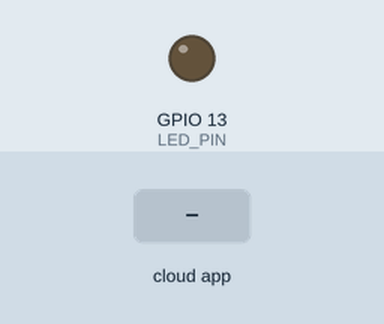
Simulated run of this sketch. Board: ESP32. On the bench: output pins drawn as LEDs (lit = HIGH). Inputs (shaded band) come from the test bench. The ROS host is connected and sends only what is stated.

Above: at 3.2 s.
3.3 s: the phone or cloud app sets led_cmd to 1
At 3.9 s:
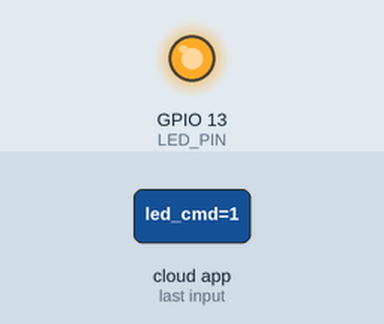
4.8 s: the phone or cloud app sets led_cmd to 0
At 6.2 s:
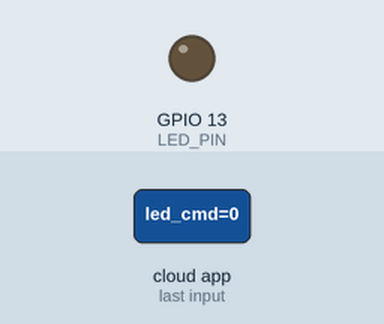
Timing chart, 0 to 7.8 s (numbered marks = the images above; inputs shaded):
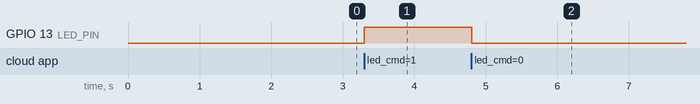

Measured:
- after the input at 3.3 s, GPIO 13 (LED_PIN): LOW → HIGH at once
- after the input at 4.8 s, GPIO 13 (LED_PIN): HIGH → LOW at once

The sketch:

control_systen_TEST_Pub_Sub_OM.ino
```cpp
//Code to test/learn about how publishing./subscribing works in microROS
//Will allow user to press 1 and have a light turn on in EPS32

#include <WiFi.h>

#include <micro_ros_arduino.h>

#include <stdio.h>
#include <rcl/rcl.h>
#include <rcl/error_handling.h>
#include <rclc/rclc.h>
#include <rclc/executor.h>

#include <std_msgs/msg/int32.h>

//define WiFi information here
#define WIFI_SSID "examp"
#define WIFI_PASS "examp_pw"
#define ROS_IP "ip_address"  // Change to match your ROS2 computer's IP
#define ROS_PORT 8891          // 8891 port used for testing this code

//LED PIN on ESP32
#define LED_PIN 13

//ROS variables
rcl_node_t node;
rclc_support_t support;
rcl_allocator_t allocator;
rclc_executor_t executor;

rcl_subscription_t subscriber;
std_msgs__msg__Int32 recv_msg;

rcl_publisher_t publisher;
std_msgs__msg__Int32 pub_msg;

//Callback function
void subscription_callback(const void * msgin){
  const std_msgs__msg__Int32 * msg = (const std_msgs__msg__Int32 *)msgin;

  if (msg-> data == 1){
    digitalWrite(LED_PIN, HIGH);
  }else{
    digitalWrite(LED_PIN, LOW);
  }

  //publish status back
  pub_msg.data = msg->data;
  rcl_publish(&publisher, &pub_msg, NULL);

}

void setup() {
  // //debug code to test WiFi connection
  // Serial.begin(115200);
  // delay(2000);

  // Serial.println("Connecting to WiFi....");
  // Serial.println(WIFI_SSID);
  // Serial.println(WIFI_PASS);

  // WiFi.begin(WIFI_SSID, WIFI_PASS);

  // while(WiFi.status() != WL_CONNECTED){
  //   delay(500);
  //   Serial.print(".");
  //   Serial.print(WiFi.status());
  // }

  // Serial.println("\nWiFi Connected! (yuh)");
  // Serial.print('ESP32: ');
  // Serial.println(WiFi.localIP());


  pinMode(LED_PIN, OUTPUT);

  //connecting microROS over WiFi
  set_microros_wifi_transports(WIFI_SSID, WIFI_PASS, ROS_IP, ROS_PORT);
  delay(2000);

  allocator = rcl_get_default_allocator();

  //Init support
  rclc_support_init(&support, 0, NULL, &allocator);

  //creating node
  rclc_node_init_default(&node, "esp32_led_node", "", &support);

  //create subscriber (/led_cmd)
  rclc_subscription_init_best_effort(
    &subscriber,
    &node,
    ROSIDL_GET_MSG_TYPE_SUPPORT(std_msgs, msg, Int32),
    "led_cmd"
  );

  //create publisher (/led_status)
  rclc_publisher_init_best_effort(
    &publisher,
    &node,
    ROSIDL_GET_MSG_TYPE_SUPPORT(std_msgs, msg, Int32),
    "led_status");

  //executor
  rclc_executor_init(&executor, &support.context, 1, &allocator);

  rclc_executor_add_subscription(
    &executor,
    &subscriber,
    &recv_msg,
    &subscription_callback,
    ON_NEW_DATA
  );

}

void loop() {
  rclc_executor_spin_some(&executor, RCL_MS_TO_NS(100));
  // setup();

}
```
